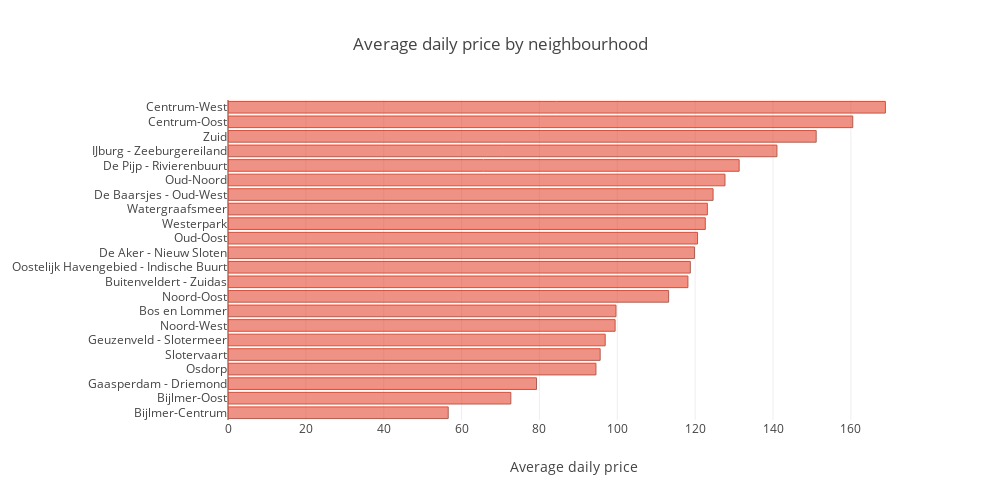

This figure's notebook cell:
### Markdown cell above
#### 2.2.4 price and neighbourhood

### Code cell
# average price in each area

avg_price_neighbourhood = df.groupby('neighbourhood')['price'].mean().sort_values(ascending=True)
layout = go.Layout(title="Average daily price by neighbourhood",
                   autosize=True,
                   width=1000,
                   height=500,
                   xaxis=go.layout.XAxis(
                        title='Average daily price',
                        automargin=True,
                   ),
                   
                   yaxis=go.layout.YAxis(
                        automargin=True,
                   ),
                  )
avg_price_neighbourhood.iplot(layout=layout, kind='barh')

### Figure 1 — Plotly figure (JSON) as saved in the notebook; plotly's stock layout.template omitted (floating-point values rounded to 4 significant figures)
{"data": [{"marker": {"color": "rgba(226, 74, 51, 0.6)", "line": {"color": "rgba(226, 74, 51, 1.0)", "width": 1}}, "name": "price", "orientation": "h", "text": "", "type": "bar", "uid": "3a4717b4-40c5-4733-b011-6163f538dbd7", "x": [56.57, 72.65, 79.25, 94.52, 95.6, 96.89, 99.44, 99.67, 113.2, 118.1, 118.8, 119.8, 120.6, 122.6, 123.1, 124.6, 127.7, 131.3, 141.0, 151.1, 160.5, 168.9], "y": ["Bijlmer-Centrum", "Bijlmer-Oost", "Gaasperdam - Driemond", "Osdorp", "Slotervaart", "Geuzenveld - Slotermeer", "Noord-West", "Bos en Lommer", "Noord-Oost", "Buitenveldert - Zuidas", "Oostelijk Havengebied - Indische Buurt", "De Aker - Nieuw Sloten", "Oud-Oost", "Westerpark", "Watergraafsmeer", "De Baarsjes - Oud-West", "Oud-Noord", "De Pijp - Rivierenbuurt", "IJburg - Zeeburgereiland", "Zuid", "Centrum-Oost", "Centrum-West"]}], "layout": {"autosize": true, "height": 500, "title": {"text": "Average daily price by neighbourhood"}, "width": 1000, "xaxis": {"automargin": true, "title": {"text": "Average daily price"}}, "yaxis": {"automargin": true}}}
